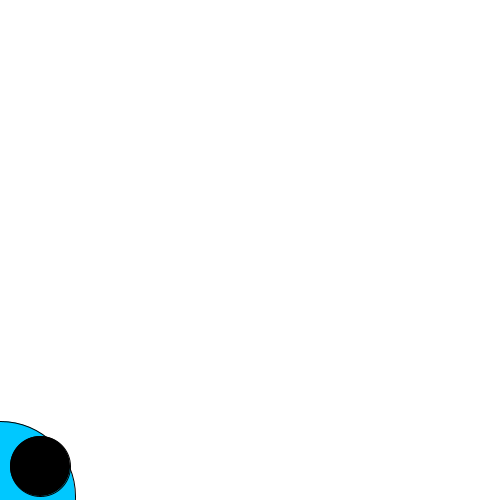
Frame 1 (no input)
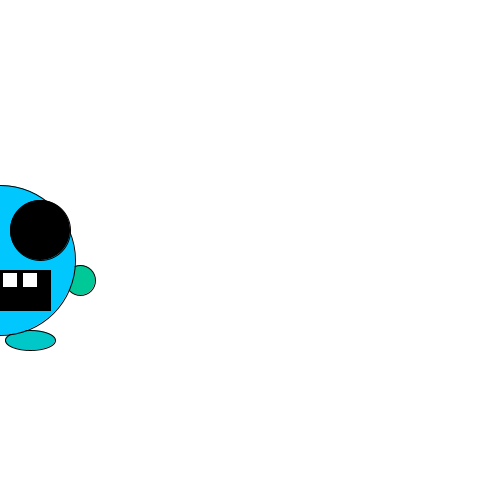
Frame 60 (the mouse pressed at the canvas centre just before this capture)
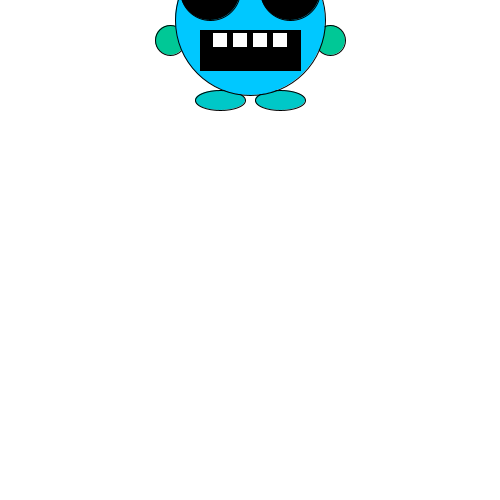
Frame 120 (the mouse held since frame 60 and released just before this capture)

The Processing sketch that drew these frames (run headless with seeded random() and noise(); from frame 60 on, the mouse is pressed at the canvas centre):

// Processing sketch: processing_130081
// ── processing_130081.pde

int monsterX;
int monsterY;


void setup(){
size(500,500);
background(255,255,255);
monsterY = 500;
}
 
void draw(){
  monsterX = mouseX;
  monsterY = monsterY-4;
background(255,255,255);
   
  fill(0,200,200);
ellipseMode(CENTER);
ellipse(monsterX+30,monsterY+80,50,20);
 
fill(0,200,200);
ellipseMode(CENTER);
ellipse(monsterX-30,monsterY+80,50,20);
   
  stroke(0);
fill(0,200,150);
ellipseMode(CENTER);
ellipse(monsterX-80,monsterY+20,30,30);
 
stroke(0);
fill(0,200,150);
ellipseMode(CENTER);
ellipse(monsterX+80,monsterY+20,30,30);
 
stroke(0);
fill(0,200,255);
ellipseMode(CENTER);
ellipse(monsterX,monsterY,150,150);
 
stroke(0);
fill(0);
ellipseMode(CENTER);
ellipse(monsterX-40,monsterY-30,60,60);
 
stroke(0);
fill(0);
ellipseMode(CENTER);
ellipse(monsterX+40,monsterY-30,60,60);
 
 
 
stroke(0);
fill(0);
rectMode(CENTER);
rect(monsterX,monsterY+30,100,40);
 
stroke(0);
fill(255);
rect(monsterX-30,monsterY+20,15,15);
 
stroke(0);
fill(255);
rect(monsterX-10,monsterY+20,15,15);
 
stroke(0);
fill(255);
rect(monsterX+10,monsterY+20,15,15);
 
stroke(0);
fill(255);
rect(monsterX+30,monsterY+20,15,15);
 
 if(monsterY==-80) {
    monsterY=600;}

 
 
println("#yolo");
}
